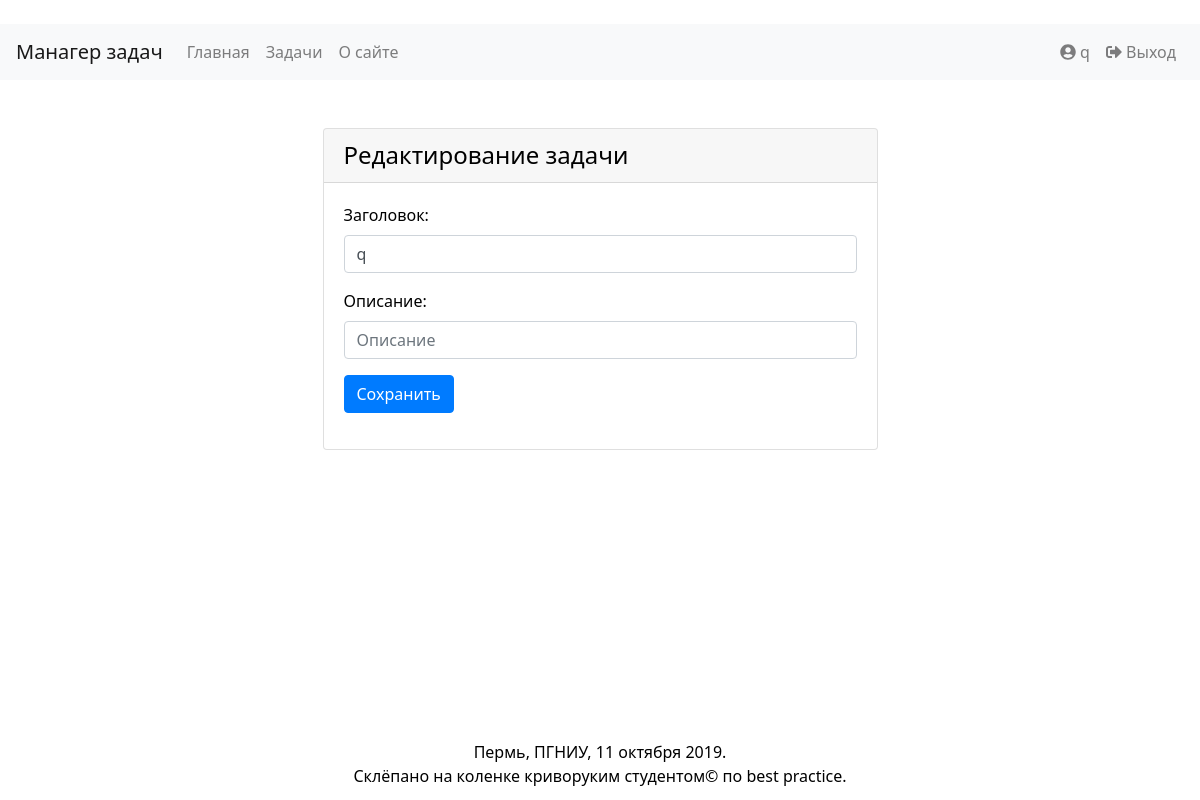
The page /tasks/1 (signed in) on the database as committed earlier.
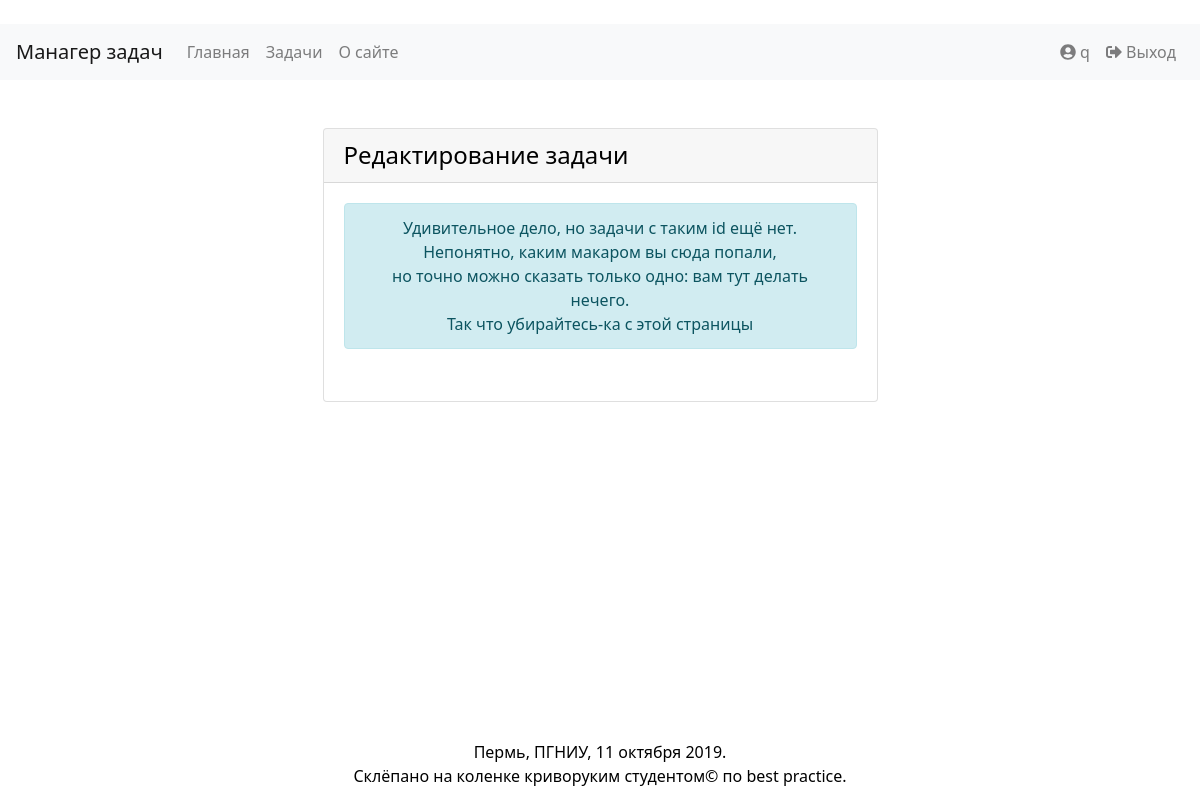
The same page on the database as committed later.
### FlaskToDos/models.py (models this page shows, shortened)
class Task(Base):
    __tablename__ = 'tasks'
    id = Column(Integer, primary_key=True)
    user_id = Column(Integer, ForeignKey("users.id"), nullable=False)
    title = Column(String(50), nullable=False)
    description = Column(Text)
    __table_args__ = (UniqueConstraint('user_id', 'title', name='_user_task_uc'),)

### FlaskToDos/views.py (the view)
@app.route('/tasks/<id>', methods=['GET'])
def task(id):
    if 'user_id' not in session:
        return redirect(url_for('home'))
    user_id = session['user_id']
    user = get_user_by_id(user_id)
    task = get_task_by_id(id)
    return render_template('pages/task.html', page_title='Задача | Манагер задач', user=user, task=task)

### FlaskToDos/__init__.py (called while the page is built)
@app.teardown_appcontext
def shutdown_session(exception=None):
    db_session.remove()

### FlaskToDos/logic.py (called while the page is built)
def get_task_by_id(id):
    return Task.query.filter(Task.id == id).first()

def get_user_by_id(id):
    return User.query.filter(User.id == id).first()

### FlaskToDos/templates/pages/task.html (shortened to what this page needs)
﻿{% extends "layouts/base_layout.html" %}
{% block main %}
<section class="card card-default w-50 mx-auto">
    <h4 class="card-header">Редактирование задачи</h4>
    <form action="/tasks/{{task.id}}" method="POST" class="card-body">
        {% if task %}
        {% if task.user_id == user.id %}
        <div class="form-group">
            <label for="title-input">Заголовок:</label>
            <input type="text" name="title" class="form-control" id="title-input" placeholder="Заголовок" value="{{task.title}}">
        </div>
        <div class="form-group">
            <label for="description-input">Описание:</label>
            <input type="text" name="description" class="form-control" id="description-input" placeholder="Описание" value="{{task.description}}">
        </div>
        <input type="submit" class="btn btn-primary" value="Сохранить" />
        {% else %}
        <div class="alert alert-info text-center">
            Похоже, вы пытаетесь получить доступ к чужой задаче.<br />
            Нехорошооо.<br />
            Одумайтесь, пока не поздно, не то хуже будет. 😠 <br />
        </div>
        {% endif %}
        {% else %}
        <div class="alert alert-info text-center">
            Удивительное дело, но задачи с таким id ещё нет.<br />
            Непонятно, каким макаром вы сюда попали, <br />
            но точно можно сказать только одно: вам тут делать нечего.<br />
            Так что убирайтесь-ка с этой страницы
        </div>
        {% endif %}
    </form>
</section>
{% endblock %}

Rows that differ between the two databases and show on the page:
removed Task: title "q"
Other text that changed with them:
form field value: "Сохранить" → (not shown)
text no longer shown: "Заголовок: Описание:"
text now shown: "Удивительное дело, но задачи с таким id ещё нет. Непонятно, каким макаром вы сюда попали, но точно можно сказать только одно: вам тут делать нечего. Так что убирайтесь-ка с этой страницы"
